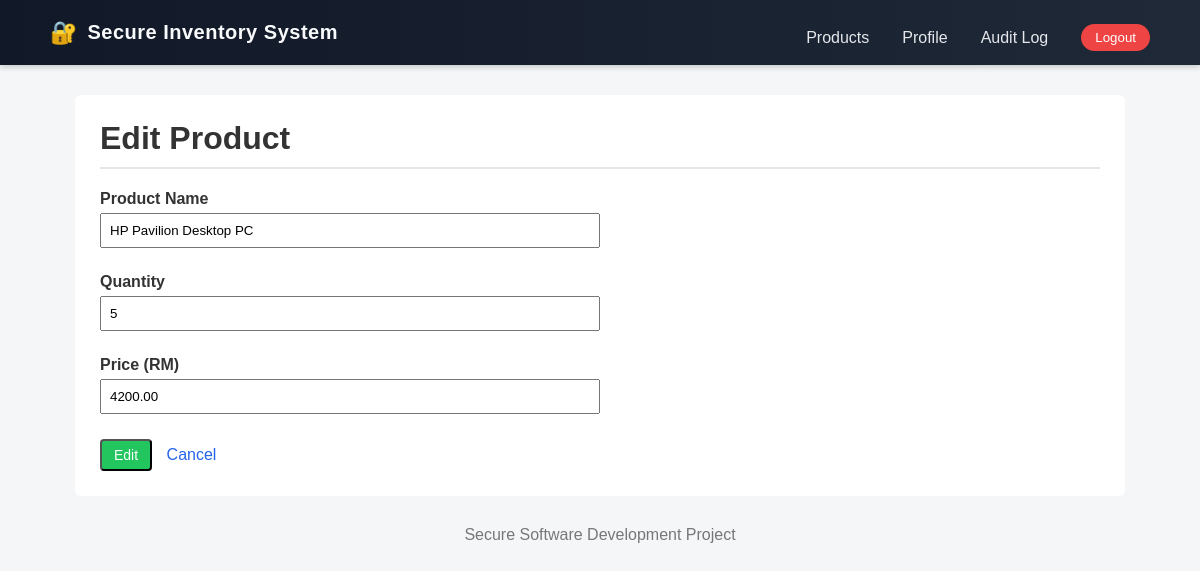
/products/edit/11/ (signed in), run on the app's committed database.
### inventory/models.py (models this page shows, shortened)
class Product(models.Model):
    name = models.CharField(max_length=100)
    quantity = models.PositiveIntegerField()
    price = models.DecimalField(max_digits=10, decimal_places=2)

### inventory/views.py (the view, shortened to what this page needs)
# urls.py: path('products/edit/<int:product_id>/', edit_product),
@login_required
@user_passes_test(is_admin)
def edit_product(request, product_id):
    product = get_object_or_404(Product, id=product_id)
    return render(request, 'inventory/product_form.html', {
        'action': 'Edit',
        'product': product
    })

### inventory/views.py (called while the page is built)
def is_admin(user):
    return user.is_staff

### templates/inventory/product_form.html (shortened to what this page needs)
{% extends "base.html" %}
{% block content %}
<h1>{{ action }} Product</h1>
<form method="post" class="product-form">
    <div class="form-group">
        <label for="name">Product Name</label>
        <input
            type="text"
            id="name"
            name="name"
            placeholder="Enter product name"
            value="{{ product.name|default_if_none:'' }}"
            required
        >
    </div>
    <div class="form-group">
        <label for="quantity">Quantity</label>
        <input
            type="number"
            id="quantity"
            name="quantity"
            min="0"
            placeholder="Enter quantity"
            value="{{ product.quantity|default_if_none:'' }}"
            required
        >
    </div>
    <div class="form-group">
        <label for="price">Price (RM)</label>
        <input
            type="number"
            step="0.01"
            id="price"
            name="price"
            placeholder="Enter price"
            value="{{ product.price|default_if_none:'' }}"
            required
        >
    </div>
    <button type="submit" class="btn btn-add">{{ action }}</button>
    <a href="/products/" style="margin-left:10px;">Cancel</a>
</form>
{% endblock %}

### static/style.css (style rules this page uses)
body { font-family: Arial, Helvetica, sans-serif; margin: 0; background-color: #f4f6f8; color: #333; }
a { text-decoration: none; color: #2563eb; }
h1 { margin-top: 0; border-bottom: 2px solid #e5e7eb; padding-bottom: 10px; }
.btn { padding: 6px 12px; border-radius: 4px; color: white; font-size: 14px; }
.btn-add { background-color: #22c55e; }
form input { padding: 6px; margin-bottom: 10px; width: 250px; }
form label { font-weight: bold; }
.product-form { max-width: 500px; margin-top: 20px; }
.form-group { margin-bottom: 15px; }
.form-group label { display: block; font-weight: bold; margin-bottom: 5px; }
.form-group input { width: 100%; padding: 8px; box-sizing: border-box; }

### data on the page
Product: name "HP Pavilion Desktop PC", quantity "5", price "4200.00"

### other printed values
{{ action }} "Edit"
